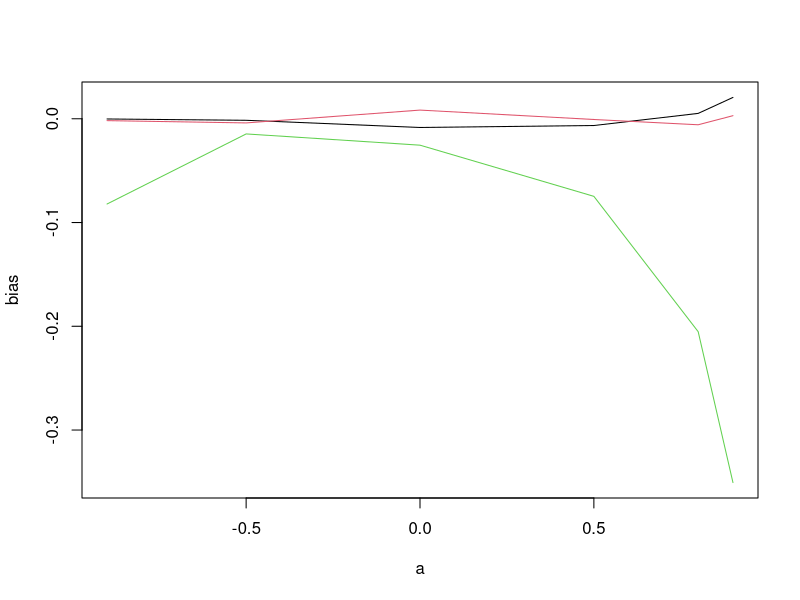
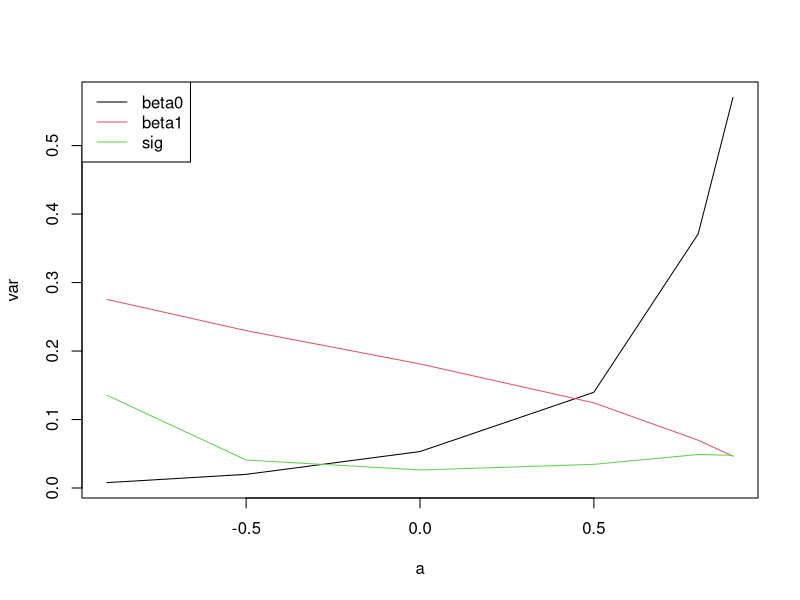
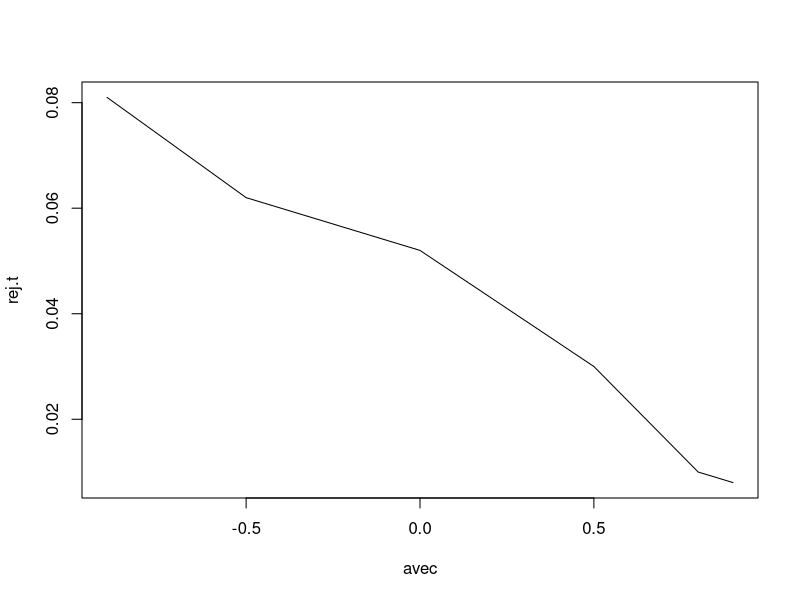

Write R code to recreate these figures, in order.
n <- 20
#x <- seq(-1,1,length=n)
x = runif(n,-1,1)
M <- 1000
avec <- c(-0.9,-0.5,0,0.5,0.8,0.9)
alpha = 0
beta = 2
sigma = 1
beta.est <- matrix(ncol=2,nrow=M)
sigma.est <- rep(NA,M)
tstat2 = rep(NA,M)
bias.beta = matrix(nrow=length(avec),ncol=2)
var.beta = matrix(nrow=length(avec),ncol=2)
bias.sig = rep(NA,length(avec))
var.sig = rep(NA,length(avec))
rej.t = rep(NA,length(avec))
rej = rep(NA,M)
for(k in 1:length(avec))
{
  a = avec[k]
  sigma.eta = sigma*sqrt(1-a^2)
  set.seed(345)
  for(m in 1:M)
   {
    eps <- arima.sim(n,model=list(ar=a),sd=sigma.eta)
    y <- alpha+beta*x+eps
    fit <- lm(y~x)
    beta.est[m,] <- fit$coef
    sigma.est[m] <- summary(fit)$sigma
    tstat2[m] = (coef(summary(fit))[2,1]-beta)/coef(summary(fit))[2,2]
    rej[m] = abs(tstat2[m])>qt(0.975,n-2)
   }
  
  cat("Estimated significance level",mean(rej),"\n")
  bias.beta[k,] = apply(beta.est,2,mean)-c(alpha,beta)
  var.beta[k,] =  apply(beta.est,2,var)
  bias.sig[k] = mean(sigma.est)-sigma
  var.sig[k] = var(sigma.est)
  rej.t[k] = mean(rej)
}
matplot(cbind(avec,avec,avec),cbind(bias.beta,bias.sig),xlab="a",ylab="bias",type="l",lty=1)
matplot(cbind(avec,avec,avec),cbind(var.beta,var.sig),xlab="a",ylab="var",type="l",lty=1)
legend("topleft",c("beta0","beta1","sig"),lty=1,col=1:3)
plot(avec,rej.t,type="l")